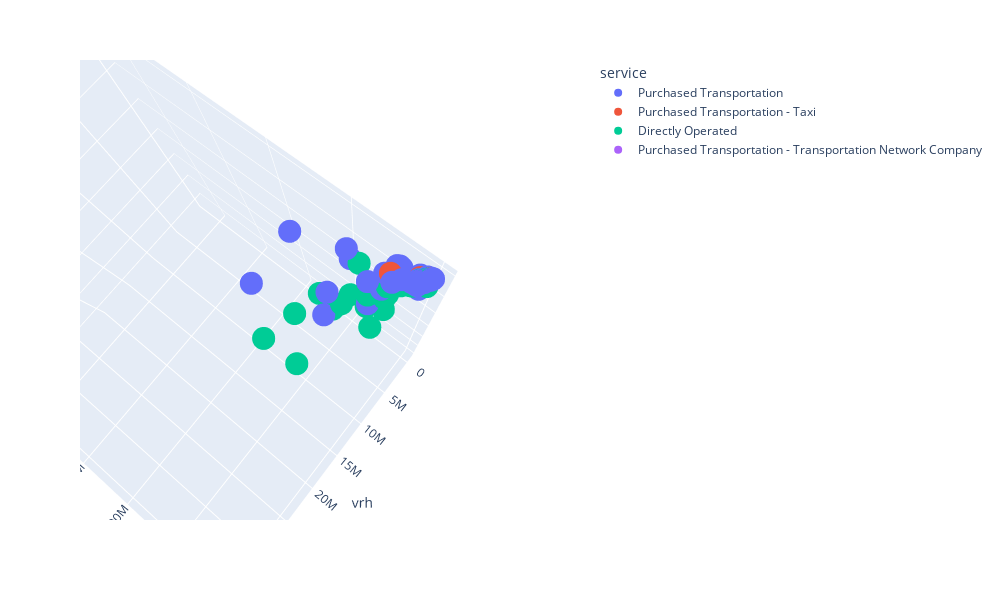

The cell this chart's notebook holds for it:
### Code cell
#@title Plot three features in 3D by entering their names and running this cell

x_axis_data = 'upt'  
y_axis_data = 'vrh'  
z_axis_data = 'vrm'  

px.scatter_3d(
    group_id_mode_service,
    x=x_axis_data,
    y=y_axis_data,
    z=z_axis_data,
    color='service',
    width=1000, 
    height=600
).show()
